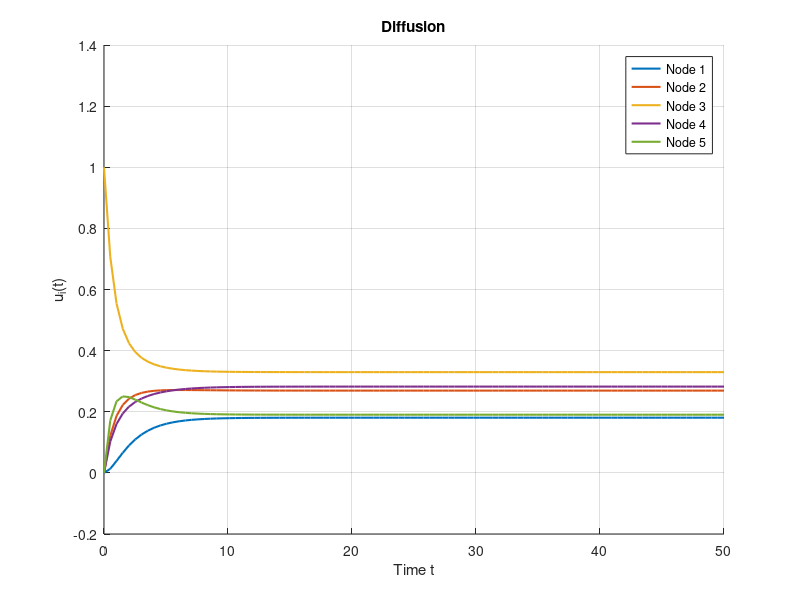

This chart was generated by the following MATLAB code:
% Laplacian with weighted edges

%    .8
% 2 ---- 3 
% |      | \.9
% |.2 .7 |   5
% |      | /.1
% 1 ---- 4
%    .5

% adjacent matrix includes weight and loops
x_11 = .2;
x_22 = 1;
x_33 = .6;
x_44 = .9;
x_55 = 0;

A = [x_11 .2 0 .5 0;
     .2 x_22 .8 0 0;
      0 .8 x_33 .7 .9;
     .5 0 .7 x_44 .1;
      0 0 .9 .1 x_55];

% degree matrix
D = diag(sum(A));

%Laplacian

D_invsqrt = diag(1 ./ sqrt(diag(D)));
L =  eye(5) - D_invsqrt*A*D_invsqrt;

%eignevalues and vectors
[V,E] = eig(L);


disp('diagonal matrix of eigenvalues:');
disp(diag(E));

disp('Eigenvectors:');
disp(V);

% intial condition 

u0 = [0 0 1 0 0]';

% coefficients

n = length(u0);     
a = zeros(n, 1);

for j = 1:n 
v_j = V(:, j);

a(j) = dot(v_j, u0)/norm(v_j)^2;

end

t = linspace(0,50,100);
u_t = zeros(n,length(t));

for j = 1:length(t)
    u_sum = zeros(n,1);  
    
    for k = 1:n
        lambda_k = E(k,k);
        v_k = V(:,k);
        u_sum = u_sum + a(k) * exp(-lambda_k * t(j)) * v_k;
    end

    u_t(:,j) = u_sum;  % Stores results
end


figure;
hold on;

colors = lines(n); 
for i = 1:n
    plot(t, u_t(i,:), 'Color', colors(i,:), 'LineWidth', 1.5);
end

xlabel('Time t');
ylabel('u_i(t)');
title('Diffusion');

legend({'Node 1','Node 2','Node 3','Node 4','Node 5'}, 'Location','northeast');
grid on;